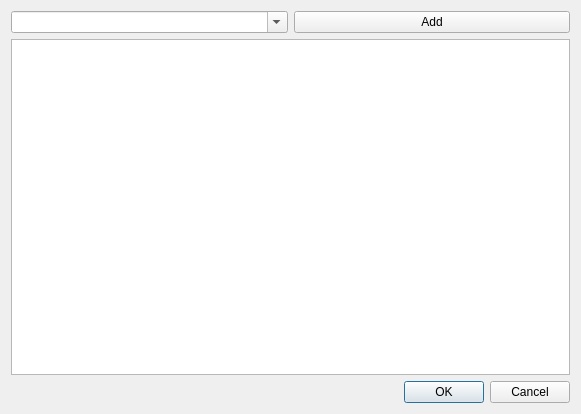
<?xml version="1.0" encoding="UTF-8"?>
<ui version="4.0">
 <class>Dialog</class>
 <widget class="QDialog" name="Dialog">
  <property name="geometry">
   <rect>
    <x>0</x>
    <y>0</y>
    <width>581</width>
    <height>414</height>
   </rect>
  </property>
  <property name="windowTitle">
   <string>Dialog</string>
  </property>
  <layout class="QVBoxLayout" name="verticalLayout">
   <item>
    <layout class="QHBoxLayout" name="horizontalLayout">
     <item>
      <widget class="QComboBox" name="comboBox">
       <property name="editable">
        <bool>true</bool>
       </property>
      </widget>
     </item>
     <item>
      <widget class="QPushButton" name="BtnAdd">
       <property name="text">
        <string>Add</string>
       </property>
      </widget>
     </item>
    </layout>
   </item>
   <item>
    <widget class="QListWidget" name="listWidget"/>
   </item>
   <item>
    <widget class="QDialogButtonBox" name="buttonBox">
     <property name="standardButtons">
      <set>QDialogButtonBox::Cancel|QDialogButtonBox::Ok</set>
     </property>
    </widget>
   </item>
  </layout>
 </widget>
 <resources/>
 <connections/>
</ui>
